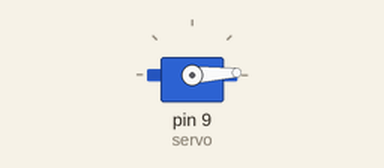
This sketch was run on a simulated Arduino Uno, built with avr-gcc and run on an emulated ATmega328P. Shown: servo.

Above: at 0.05 s.
At 0.45 s:
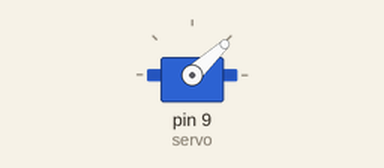
At 0.9 s:
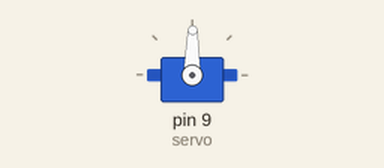
At 1.8 s:
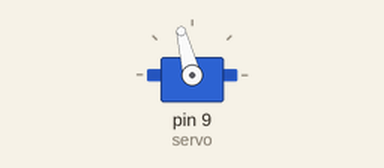
Timing chart, 0 to 4.2 s (numbered marks = the images above):
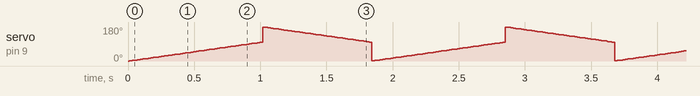

The sketch:

sketch_feb14b.ino
```cpp
// #define motor_pin 10

#include <Servo.h>
Servo servo;

void setup() {
  // pinMode(motor_pin, OUTPUT);
  servo.attach(9);
  // put your setup code here, to run once:

}

void loop() {
  // for(int velocity=0; velocity<=255; velocity++){
  //   analogWrite(motor_pin, velocity);
  //   delay(10);
  // }
  for (int pos=0; pos <= 100; pos++){
    servo.write(pos);
    delay(10);
  }
  for (int pos=180; pos >= 100; pos--){
    servo.write(pos);
    delay(10);
  }
  // put your main code here, to run repeatedly:

}
```
